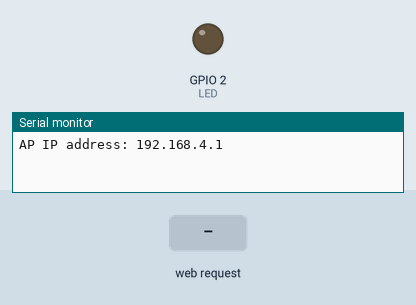
Recording of a sketch running on a simulated ESP32. Shown: output pins drawn as LEDs (lit = HIGH), the last lines printed to the serial monitor. Inputs (shaded band) come from the test bench.

Above: at 1.2 s.
1.3 s: HTTP request GET /H received
At 2.5 s:
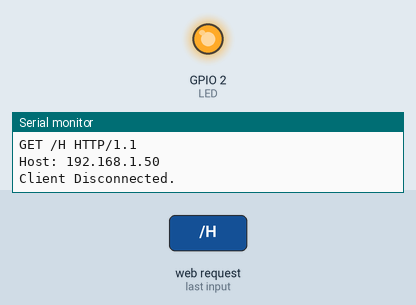
2.8 s: HTTP request GET /L received
At 3.6 s:
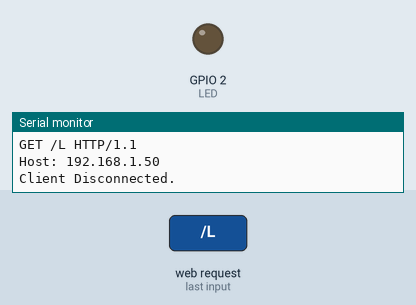
Timing chart, 0 to 5.8 s (numbered marks = the images above; inputs shaded):
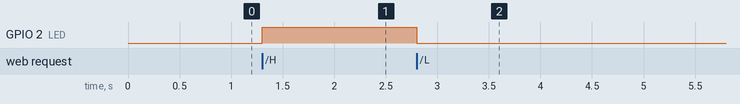

The sketch:

ESP32_AP.ino
```cpp
#include <WiFi.h>
#include <WiFiClient.h>
#include <WiFiAP.h>

#define LED 2           // Il led è collegato al pin D2

const char *ssid = "ESP32-WiFi";
const char *password = "fattelodasolo";

WiFiServer server(80);        // porta protocollo HTTP


void setup() {
  pinMode(LED, OUTPUT);       // direzione del pin 2

  Serial.begin(9600);

  WiFi.softAP(ssid, password);
  IPAddress myIP = WiFi.softAPIP();     // ottengo IP
  Serial.print("AP IP address: ");
  Serial.println(myIP);                // stampo su seriale l'IP dell'access point
  server.begin();                     // avvio server
}

void loop() {
  WiFiClient client = server.available();   // ascolta le richieste di nuovi client

  if (client) {                             // se c'è un nuovo client,
    Serial.println("Nuovo Client!");        // stampa un messaggio su seriale
    String currentLine = "";                // crea una stringa per contenere le informazioni dal client
    while (client.connected()) {            // mentre il client e connesso...
      if (client.available()) {             // se ci sono byte dal client,
        char c = client.read();             // li legge
        Serial.write(c);                    // e li stampa su monitor seriale
        if (c == '\n') {                    // se il byte è una nuova linea

          /* e se la linea successiva è vacante, vengono letti entrambi come due caratteri di nuova linea.
          Viene interpretata come la fine della richiesta del Client in HTTP e si ottiene la risposta:*/
          if (currentLine.length() == 0) {
            /*Le intestazioni HTTP iniziano sempre con un codice di risposta (es: HTTP/1.1 200 OK)
            e un tipo di contenuto, in modo che il client sappia cosa sta arrivando, quindi una riga vuota:*/
            client.println("HTTP/1.1 200 OK");
            client.println("Content-type:text/html");
            client.println();

            // il contenuto della risposta
            client.print("Clicca <a href=\"/H\">qui</a> per accendere il LED.<br>");
            client.print("Clicca <a href=\"/L\">qui</a> per spegnere il LED.<br>");

            // la risposta HTTP ci conclude con una nuova linea
            client.println();
            // si interrompe il ciclo While
            break;
          } else {    // in caso di nuova linea, si pulisce la stringa currentLine:
            currentLine = "";
          }
        } else if (c != '\r') {  // se riceviamo il carattere di fine linea /r
          currentLine += c;      // aggiungilo alla fine della stringa currentLine
        }

        // viene controllato se la risposta del Client è "GET /H" o "GET /L":
        if (currentLine.endsWith("GET /H")) {
          digitalWrite(LED, HIGH);               // GET /H LED on
        }
        if (currentLine.endsWith("GET /L")) {
          digitalWrite(LED, LOW);                // GET /L LED off
        }
      }
    }
    // chiude la connessione con il client
    client.stop();
    Serial.println("Client Disconnected.");
  }
}
```

Measured:
- after the input at 1.3 s, GPIO 2 (LED): LOW → HIGH at once
- after the input at 2.8 s, GPIO 2 (LED): HIGH → LOW at once
